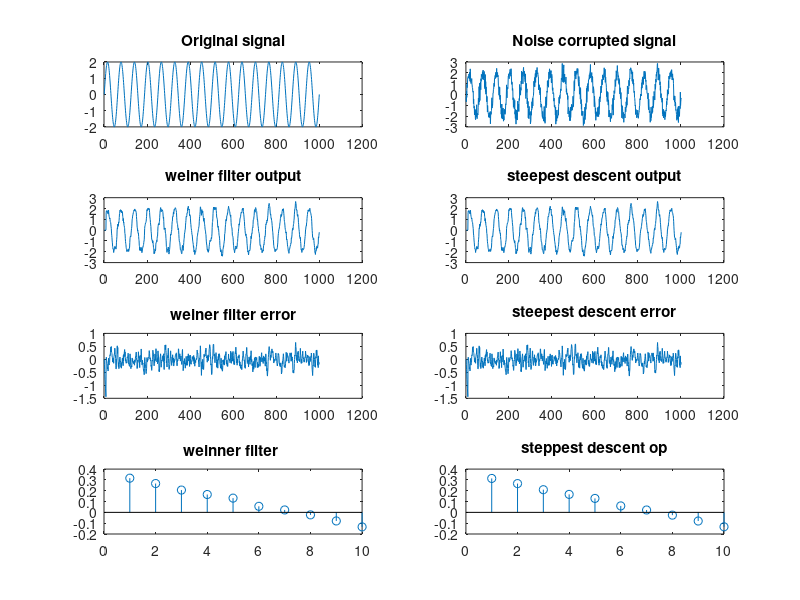

MATLAB code for this plot:
clc;
clear all;
close all;

M=10;
Fs=1000;
t=0:1/Fs:1;
d=2*sin(2*pi*16*t);
N=numel(d);
v=0.4*randn(size(t));
u=d+v;
R=xcorr(u,u);
P=xcorr(d,u);
r=[];
p=[];

%weinerfilter method
for i=1:M
    r(i)=R(N-i+1);
    p(i)=P(N-i+1);
end
T=toeplitz(r);
w_opt=(inv(T))*p';
y=zeros(N,1);
for i=M:N
    m=u(i:-1:i-M+1);
    y(i)=(w_opt')*m';
end
e=y'-d;

%steepest descent method
w=zeros(10,1);
ss=0.00001;
for j=1:N
    W=w+ss*(p'-T*w);
    w=W;
end
Y=zeros(N,1);
for i=M:N
    n=u(i:-1:i-M+1);
    Y(i)=(w')*n';
end
E=Y'-d;

figure()
subplot(421),plot(d),title('Original signal')
subplot(422),plot(u),title('Noise corrupted signal')
subplot(423),plot(y),title('weiner filter output')
subplot(424),plot(Y),title('steepest descent output')
subplot(425),plot(e),title('weiner filter error')
subplot(426),plot(E),title('steepest descent error')
subplot(427),stem(w_opt),title('weinner filter ')
subplot(428),stem(w),title('steppest descent op')























